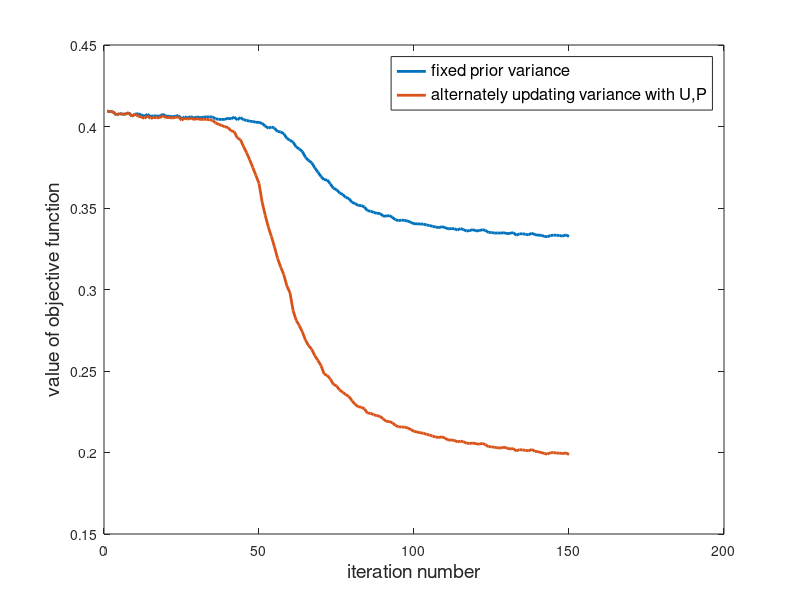
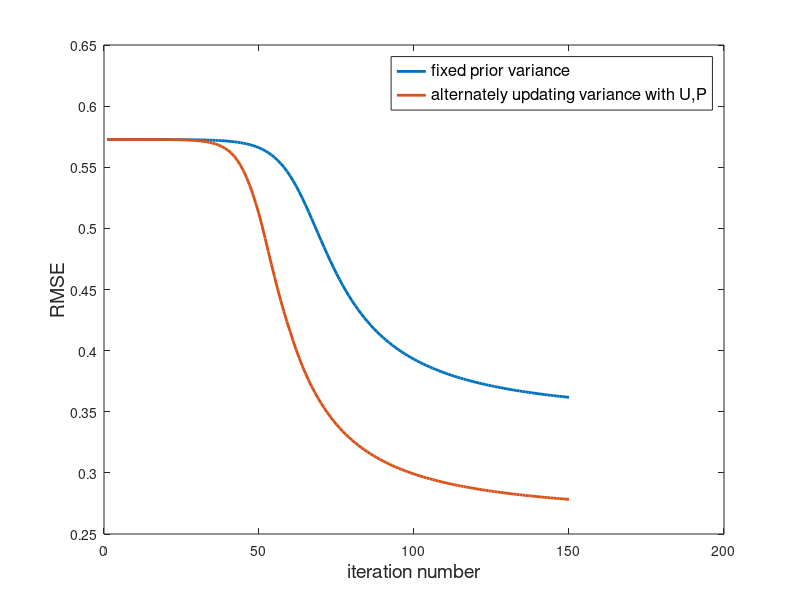

These charts were generated, in order, by the following MATLAB code:
close all 
clc,clear
e_t = load('error_train.mat');
e_v = load('error_valid.mat');
e_ts = load('error_train_s.mat');
e_vs = load('error_valid_s.mat');
figure
plot(e_t.err_train,'LineWidth',2)
hold on
plot(e_ts.err_train,'LineWidth',2)
hold off
l = legend('fixed prior variance','alternately updating variance with U,P');
set(l,'FontSize',12)

xlabel('iteration number','FontSize',14)
ylabel('value of objective function','FontSize',14)

figure()
plot(e_v.err_valid,'LineWidth',2)
hold on
plot(e_vs.err_valid,'LineWidth',2)
hold off
l=legend('fixed prior variance','alternately updating variance with U,P');
set(l,'FontSize',12)

xlabel('iteration number','FontSize',14)
ylabel('RMSE','FontSize',14)